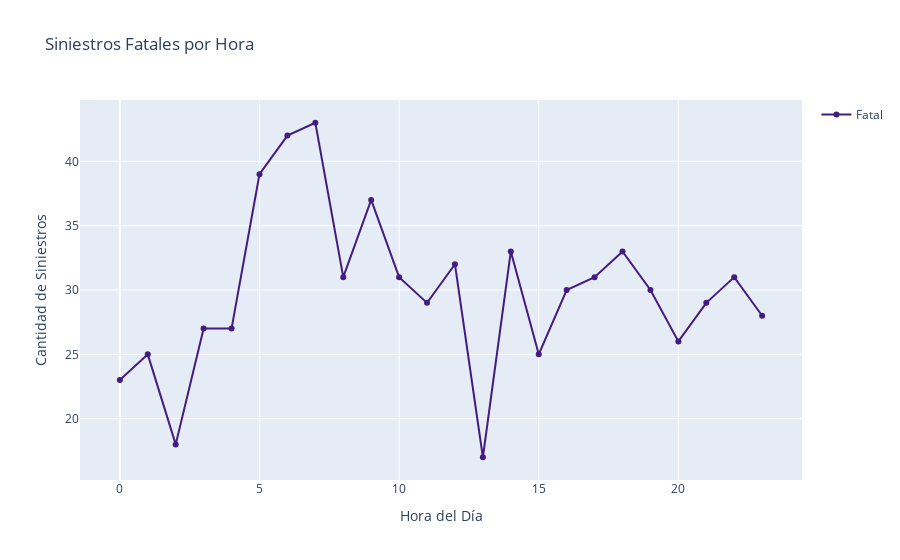
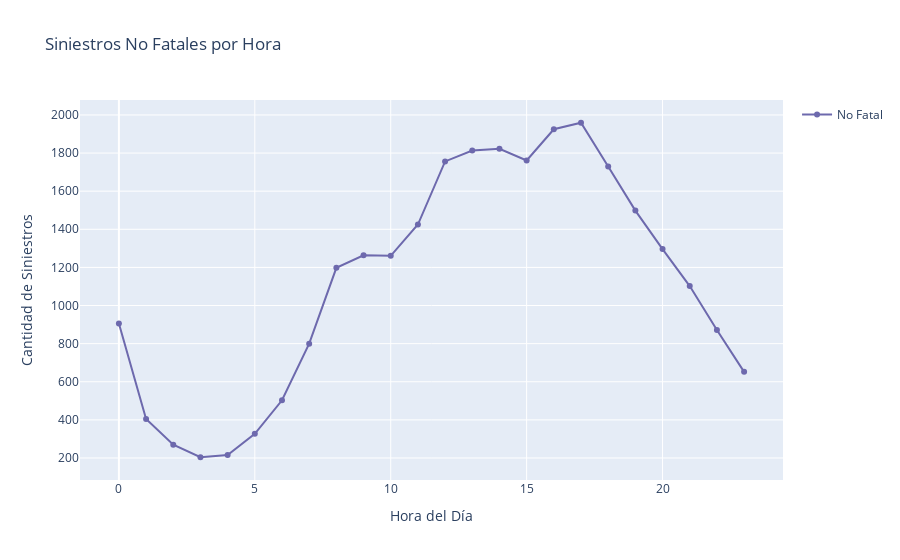

The notebook cell these images were saved under, in order:
### Markdown cell above
---

### **2. Distribución de la hora del incidente:**

**Período Observado: 2016-2021**

En este apartado, se examina la distribución de la hora en la que ocurren los incidentes de tráfico en la Ciudad Autónoma de Buenos Aires (CABA) durante el período de 2016 a 2021.

#### **Análisis de Siniestros Fatales por Hora**

...
Durante el período de observación, se identificó un patrón de siniestros fatales que varía significativamente a lo largo del día:

1. **Horas con Mayor Mortalidad:** Los registros de mortalidad son más altos entre las 5:00 AM y las 7:00 AM. Este intervalo de tiempo coincide con el comienzo del día laboral y escolar, lo que sugiere una relación directa entre el aumento de la actividad vial y la incidencia de siniestros fatales.

2. **Pico Máximo a las 7:00 AM:** El pico máximo se alcanza a las 7:00 AM, momento en el que se registra la mayor cantidad de homicidios viales. Esta hora marca el inicio del tránsito más intenso en las vías, con un aumento significativo de vehículos y peatones en movimiento. El estrés y la prisa asociados con el desplazamiento hacia el trabajo y la escuela pueden contribuir a una mayor propensión a la accidentalidad.

3. **Disminución Posterior a las 8:00 AM:** A partir de las 8:00 AM, se observa una disminución constante en la incidencia de siniestros fatales. Este descenso coincide con el momento en que la mayoría de las personas han llegado a sus destinos, ya sea el lugar de trabajo o el centro educativo, lo que reduce la congestión en las vías y, por ende, el riesgo de accidentes.

Este análisis resalta la importancia de considerar el factor horario al diseñar estrategias de prevención de accidentes y promover la seguridad vial durante las horas críticas del día.

...
#### **Análisis de Siniestros con Lesionados por Hora**

El análisis de la distribución horaria de los siniestros con lesionados revela lo siguiente:

1. **Horas de Mayor Accidentalidad:** Se observa que las horas de mayor accidentalidad, tanto leve como grave, ocurren entre las 11:00 AM y las 7:00 PM. Este período abarca las horas de mayor actividad durante el día, cuando hay un mayor flujo de vehículos y peatones en las vías. La concentración de siniestros en este intervalo de tiempo sugiere la necesidad de medidas adicionales de seguridad vial y vigilancia durante estas horas.

2. **Pico de Siniestros a las 5:00 PM:** A las 5:00 PM se registra un pico en la cantidad de siniestros con lesionados, coincidiendo con el horario en que las personas salen del trabajo. Sin embargo, estos accidentes tienden a ser menos graves en comparación con las horas de la mañana, posiblemente debido a una menor prisa y una conducción más cautelosa por parte de los conductores.

3. **Menor Frecuencia de Accidentes Graves por la Mañana:** En contraste con los accidentes fatales, se observa que entre las 7:00 AM y las 9:00 AM, los siniestros con lesionados son menos frecuentes. Esto sugiere que existe una mayor probabilidad de que un accidente durante estas horas resulte en fatalidades en lugar de lesiones. Esta disparidad destaca la importancia de implementar medidas de seguridad adicionales y concienciar sobre la conducción responsable, especialmente durante las horas pico de la mañana.

### Code cell
# Grafico de frecuencia de accidentes segun la hora del dia

import plotly.graph_objects as go

# Filtrar por gravedad igual a 'fatal' (víctimas fatales)
siniestros_fatal = siniestros[siniestros['gravedad'] == 'fatal'].dropna(subset=['hora'])

# Filtrar por gravedad diferente de 'fatal' (víctimas no fatales)
siniestros_no_fatal = siniestros[siniestros['gravedad'] != 'fatal'].dropna(subset=['hora'])

# Obtener la lista completa de franjas horarias (unión de ambas categorías)
franjas_horarias = np.union1d(siniestros_fatal['hora'].unique(), siniestros_no_fatal['hora'].unique())

# Agrupar y contar la cantidad de siniestros en cada categoría para cada franja horaria
fatal_por_horario = siniestros_fatal.groupby('hora').size().reindex(franjas_horarias, fill_value=0)
no_fatal_por_horario = siniestros_no_fatal.groupby('hora').size().reindex(franjas_horarias, fill_value=0)


# Colores
color_fatal = '#441B80'  # Naranja
color_no_fatal = '#6D69AD'  # Azul

# Crear figuras para los gráficos de siniestros fatales y no fatales
fig_fatal = go.Figure()
fig_no_fatal = go.Figure()

# Añadir líneas para siniestros fatales y no fatales a las figuras respectivas
fig_fatal.add_trace(go.Scatter(x=franjas_horarias, y=fatal_por_horario, mode='lines+markers', name='Fatal', line=dict(color=color_fatal)))
fig_no_fatal.add_trace(go.Scatter(x=franjas_horarias, y=no_fatal_por_horario, mode='lines+markers', name='No Fatal', line=dict(color=color_no_fatal)))

# Configurar el diseño del primer gráfico (siniestros fatales)
fig_fatal.update_layout(title='Siniestros Fatales por Hora', xaxis_title='Hora del Día', yaxis_title='Cantidad de Siniestros', showlegend=True)

# Configurar el diseño del segundo gráfico (siniestros no fatales)
fig_no_fatal.update_layout(title='Siniestros No Fatales por Hora', xaxis_title='Hora del Día', yaxis_title='Cantidad de Siniestros', showlegend=True)

# Mostrar los gráficos
fig_fatal.show()
fig_no_fatal.show()

### Figure 1 — Plotly figure (JSON) as saved in the notebook; plotly's stock layout.template omitted (floating-point values rounded to 4 significant figures)
{"data": [{"line": {"color": "#441B80"}, "mode": "lines+markers", "name": "Fatal", "type": "scatter", "x": [0, 1, 2, 3, 4, 5, 6, 7, 8, 9, 10, 11, 12, 13, 14, 15, 16, 17, 18, 19, 20, 21, 22, 23], "y": [23, 25, 18, 27, 27, 39, 42, 43, 31, 37, 31, 29, 32, 17, 33, 25, 30, 31, 33, 30, 26, 29, 31, 28]}], "layout": {"showlegend": true, "title": {"text": "Siniestros Fatales por Hora"}, "xaxis": {"title": {"text": "Hora del Día"}}, "yaxis": {"title": {"text": "Cantidad de Siniestros"}}}}

### Figure 2 — Plotly figure (JSON) as saved in the notebook; plotly's stock layout.template omitted (floating-point values rounded to 4 significant figures)
{"data": [{"line": {"color": "#6D69AD"}, "mode": "lines+markers", "name": "No Fatal", "type": "scatter", "x": [0, 1, 2, 3, 4, 5, 6, 7, 8, 9, 10, 11, 12, 13, 14, 15, 16, 17, 18, 19, 20, 21, 22, 23], "y": [906, 405, 270, 204, 216, 327, 503, 800, 1198, 1264, 1261, 1425, 1756, 1813, 1822, 1761, 1925, 1959, 1729, 1498, 1296, 1102, 872, 652]}], "layout": {"showlegend": true, "title": {"text": "Siniestros No Fatales por Hora"}, "xaxis": {"title": {"text": "Hora del Día"}}, "yaxis": {"title": {"text": "Cantidad de Siniestros"}}}}
